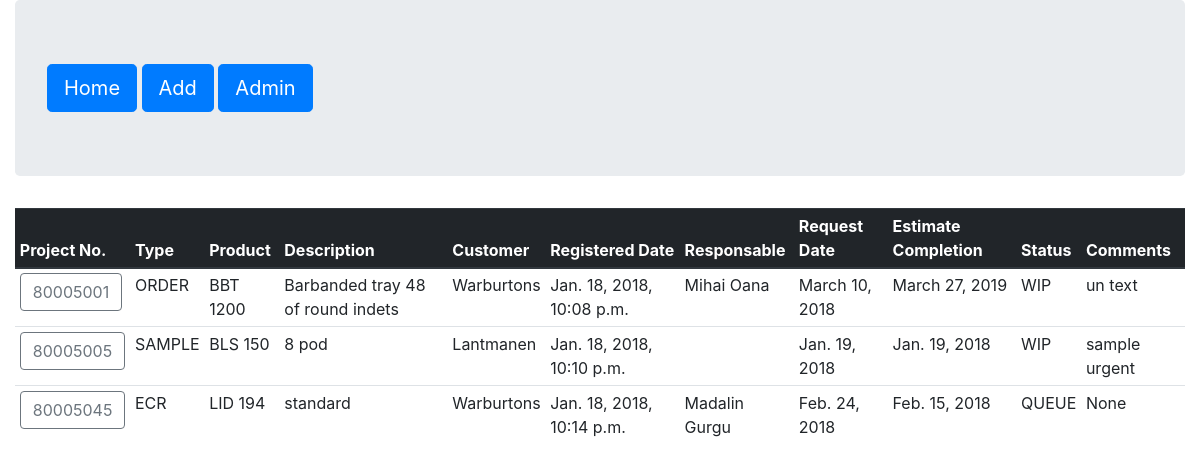
/, run on an earlier commit of the app's database.
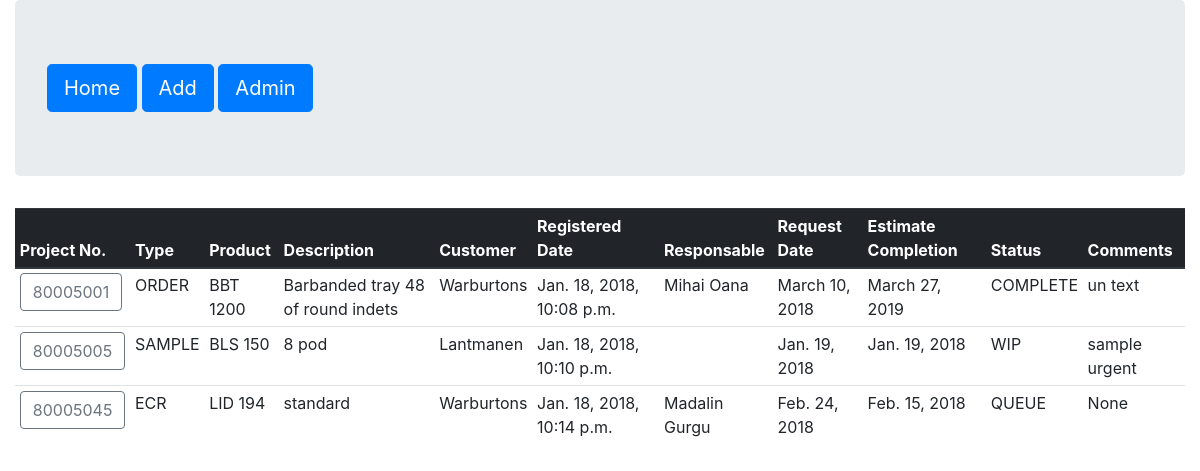
And on a later commit of the database.
### APMS/apps/orders/models.py (models this page shows, shortened)
class Request(models.Model):
    project_no = models.IntegerField(primary_key=True)
    r_type = models.CharField( max_length=20,
        choices=TYPE_CHOICES, default='ORDER')
    product = models.ForeignKey(Product, null=True, on_delete=models.SET_NULL)
    customer = models.ForeignKey(Customer, null=True, on_delete=models.SET_NULL)
    post_date = models.DateTimeField('date posted')
    order = models.ForeignKey(Order, null=True, blank=True,
        on_delete=models.SET_NULL)
    eng = models.ForeignKey(Engineering, null=True, blank=True,
        on_delete=models.SET_NULL)
    responsable = models.ForeignKey(Staff, null=True, blank=True,
        on_delete=models.SET_NULL)
    request_date = models.DateField('request date', null=True, blank=True)
    estimate = models.DateField('estimate completion date', null=True, blank=True)
    status = models.CharField( max_length=20,
        choices=TYPE_STATUS, default='QUEUE')
    comments = models.CharField(max_length=255, null=True, blank=True)

class Product(models.Model):
    product_id = models.AutoField(primary_key=True)
    p_type = models.CharField( max_length=20,
        choices=TYPE_PRODUCT, default='BBT')
    drawing_no = models.IntegerField()
    description = models.CharField(max_length=255)
    engineer = models.ForeignKey(Staff, null=True, blank=True,
        on_delete=models.SET_NULL)
    technology = models.CharField(max_length=500, null=True, blank=True)

class Customer(models.Model):
    customer_id = models.AutoField(primary_key=True)
    name = models.CharField(max_length=100)
    country = models.CharField(max_length=50, null=True, blank=True)
    adress = models.CharField(max_length=255, null=True, blank=True)
    contact_name = models.CharField(max_length=100, null=True, blank=True)
    sales_responsable = models.ForeignKey(Staff, null=True, blank=True,
        on_delete=models.SET_NULL)

class Staff(models.Model):
    staff_id = models.AutoField(primary_key=True)
    role = models.CharField(max_length=50)
    name = models.CharField(max_length=100)
    email = models.CharField(max_length=50, null=True, blank=True)
    phone = models.IntegerField(null=True, blank=True)
    location = models.CharField(max_length=50, null=True, blank=True)
    user = models.CharField(max_length=100, null=True, blank=True)

### APMS/apps/orders/views.py (the view)
# urls.py: url(r'^$', views.index, name='home'),
def index(request):
    myrequsts = Request.objects.all()
    return render(request, 'index.html', {
        'myrequsts': myrequsts,
        })

### APMS/apps/orders/templates/index.html (shortened to what this page needs)
{% extends 'base.html' %}
{% load crispy_forms_tags %}
{% block nav %}
  {{ block.super }}
{% endblock nav %}
{% block content %}
<div class="table-responsive">
  <table class="table table-hover table-sm">
    <thead class="thead-dark">
      <tr>
        <th scope="col">Project No.</th>
        <th scope="col">Type</th>
        <th scope="col">Product</th>
        <th scope="col">Description</th>
        <th scope="col">Customer</th>
        <th scope="col">Registered Date</th>
        <th scope="col">Responsable</th>
        <th scope="col">Request Date</th>
        <th scope="col">Estimate Completion</th>
        <th scope="col">Status</th>
        <th scope="col">Comments</th>
      </tr>
    </thead>
    <tbody>
      {% for req in myrequsts %}
      <tr>
          <td>
            <a class="btn btn-outline-secondary btn-md" role="button"
              href="{% url 'order_detail' pk=req.project_no %}">
              {{  req.project_no  }}</a></td>
          <td>{{  req.r_type  }}</td>
          <td>{{  req.product.p_type  }} {{ req.product.drawing_no}}</td>
          <td>{{  req.product.description  }}</td>
          <td>{{  req.customer.name  }}</td>
          <td>{{  req.post_date  }}</td>
          <td>{{  req.responsable.name  }}</td>
          <td>{{  req.request_date  }}</td>
          <td>{{  req.estimate  }}</td>
          <td>{{  req.status  }}</td>
          <td>{{  req.comments  }}</td>
      </tr>
      {% endfor %}
    </tbody>
  </table>
</div>
{% endblock content %}

What changed in the data, as far as the page shows it:
changed Request "ORDER": status "WIP" → "COMPLETE"
